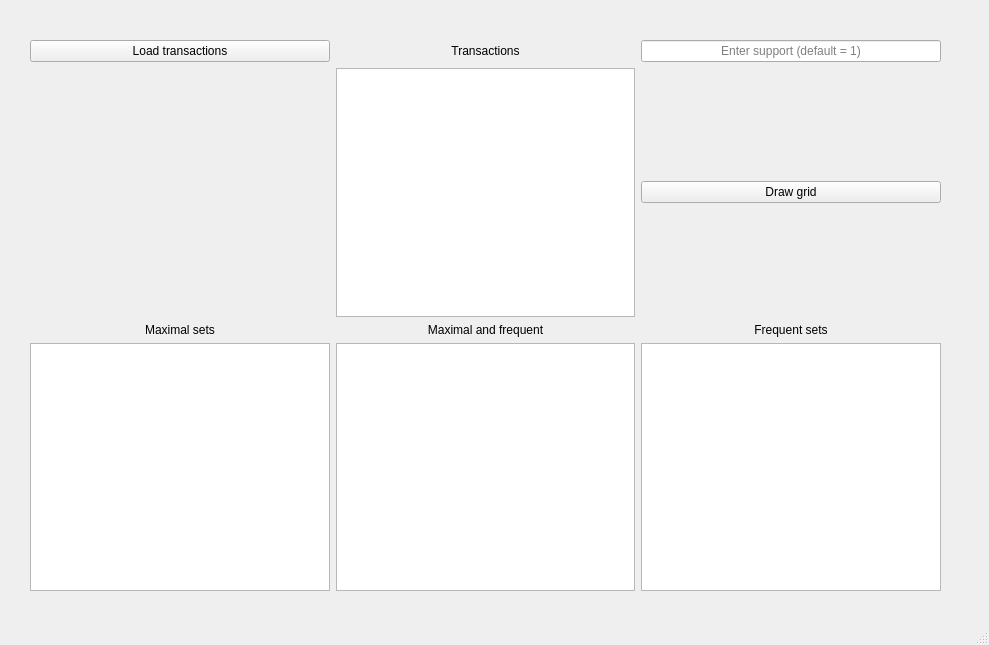
<?xml version="1.0" encoding="UTF-8"?>
<ui version="4.0">
 <class>MainWindow</class>
 <widget class="QMainWindow" name="MainWindow">
  <property name="geometry">
   <rect>
    <x>0</x>
    <y>0</y>
    <width>989</width>
    <height>645</height>
   </rect>
  </property>
  <property name="windowTitle">
   <string>MainWindow</string>
  </property>
  <property name="autoFillBackground">
   <bool>false</bool>
  </property>
  <widget class="QWidget" name="centralwidget">
   <widget class="QWidget" name="gridLayoutWidget">
    <property name="geometry">
     <rect>
      <x>30</x>
      <y>40</y>
      <width>911</width>
      <height>551</height>
     </rect>
    </property>
    <layout class="QGridLayout" name="gridLayout_3">
     <item row="5" column="1">
      <widget class="QListWidget" name="listWidget2"/>
     </item>
     <item row="4" column="1">
      <widget class="QLabel" name="label_3">
       <property name="text">
        <string>Maximal and frequent</string>
       </property>
       <property name="alignment">
        <set>Qt::AlignCenter</set>
       </property>
      </widget>
     </item>
     <item row="0" column="0">
      <widget class="QPushButton" name="loadTButton">
       <property name="text">
        <string>Load transactions</string>
       </property>
      </widget>
     </item>
     <item row="0" column="1">
      <widget class="QLabel" name="label_4">
       <property name="text">
        <string>Transactions</string>
       </property>
       <property name="alignment">
        <set>Qt::AlignCenter</set>
       </property>
      </widget>
     </item>
     <item row="4" column="2">
      <widget class="QLabel" name="label_2">
       <property name="text">
        <string>Frequent sets</string>
       </property>
       <property name="alignment">
        <set>Qt::AlignCenter</set>
       </property>
      </widget>
     </item>
     <item row="5" column="0">
      <widget class="QListWidget" name="listWidget1"/>
     </item>
     <item row="1" column="1">
      <widget class="QListWidget" name="listWidget3"/>
     </item>
     <item row="4" column="0">
      <widget class="QLabel" name="label_1">
       <property name="text">
        <string>Maximal sets</string>
       </property>
       <property name="alignment">
        <set>Qt::AlignCenter</set>
       </property>
      </widget>
     </item>
     <item row="1" column="2">
      <widget class="QPushButton" name="drawGButton">
       <property name="text">
        <string>Draw grid</string>
       </property>
      </widget>
     </item>
     <item row="0" column="2">
      <widget class="QLineEdit" name="support">
       <property name="alignment">
        <set>Qt::AlignCenter</set>
       </property>
       <property name="placeholderText">
        <string>Enter support (default = 1)</string>
       </property>
      </widget>
     </item>
     <item row="5" column="2">
      <widget class="QListWidget" name="listWidget4"/>
     </item>
     <item row="1" column="0">
      <spacer name="verticalSpacer">
       <property name="orientation">
        <enum>Qt::Vertical</enum>
       </property>
       <property name="sizeHint" stdset="0">
        <size>
         <width>20</width>
         <height>40</height>
        </size>
       </property>
      </spacer>
     </item>
    </layout>
   </widget>
  </widget>
  <widget class="QMenuBar" name="menubar">
   <property name="geometry">
    <rect>
     <x>0</x>
     <y>0</y>
     <width>989</width>
     <height>25</height>
    </rect>
   </property>
  </widget>
  <widget class="QStatusBar" name="statusbar"/>
 </widget>
 <resources/>
 <connections/>
</ui>
